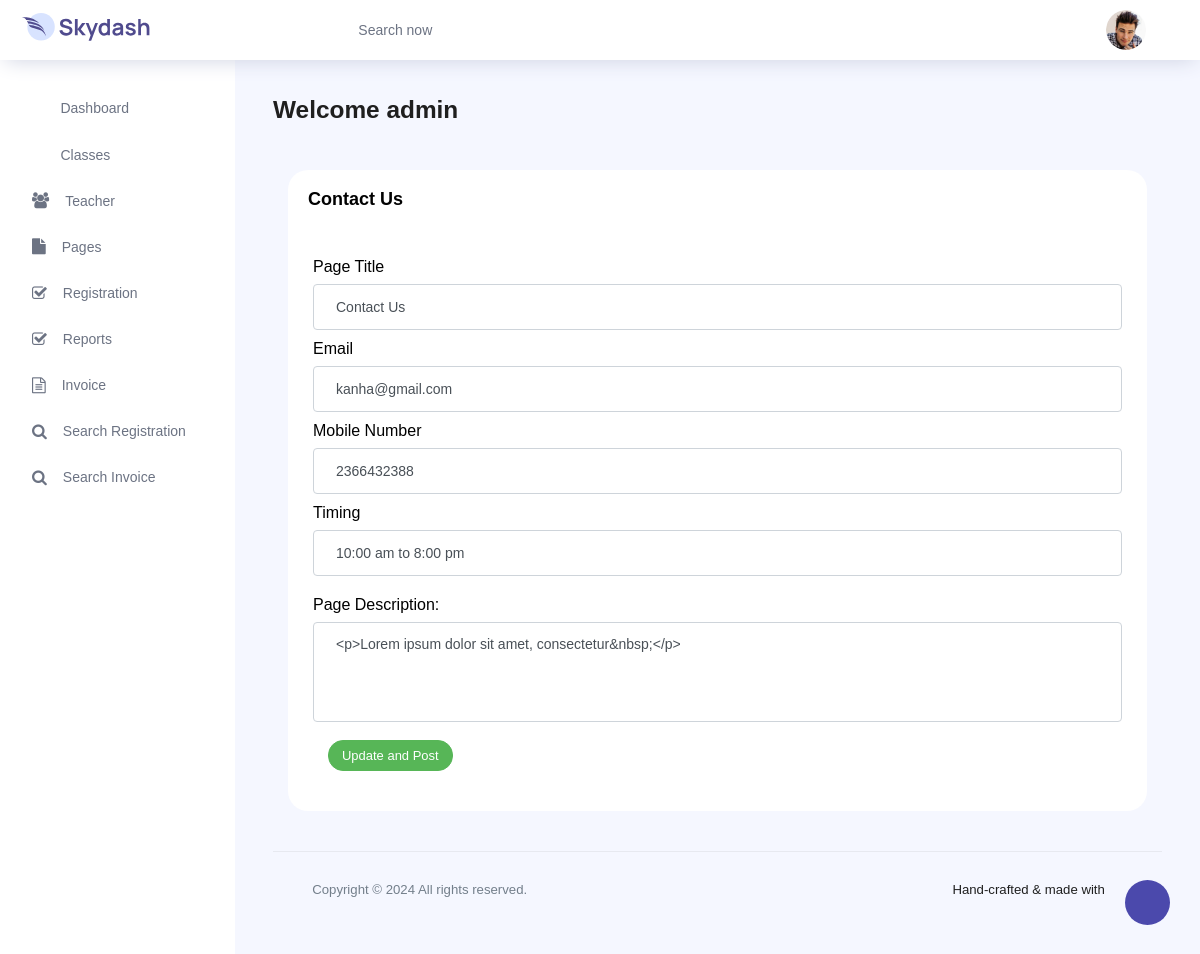
The page /contact/ (signed in) on the database its author committed.
### danceapp/models.py (models this page shows, shortened)
class Contact(models.Model):
    pagetitle = models.CharField(max_length=100, null=True, blank=True)
    email = models.CharField(max_length=100, null=True, blank=True)
    mobile = models.CharField(max_length=100, null=True, blank=True)
    timing = models.CharField(max_length=100, null=True, blank=True)
    description = models.CharField(max_length=100, null=True, blank=True)

### danceapp/views.py (the view, shortened to what this page needs)
# urls.py: path('contact/', contact, name="contact"),
@login_required(login_url='/admin_login/')
def contact(request):
    data = Contact.objects.get(id=1)
    return render(request, "contact.html", locals())

### danceapp/templates/contact.html (shortened to what this page needs)
{% extends 'admin_index.html' %}
{% load static %}
{% block body %}
<div class="col-12 grid-margin stretch-card">
              <div class="card">
                <div class="card-body">
                    <h4 class="card-title">Contact Us</h4>
   <form action="" method="post">
      <div class="row contact-rooo no-margin">
        <div class="container">
           <div class="row">
            <div style="padding:20px" class="col-sm-12">
                <div class="row">
                    <div style="padding-top:10px;color:black" class="col-sm-3"><label>Page Title</label></div>
                    <div class="col-sm-12"><input type="text" name="pagetitle" value="{{data.pagetitle}}" class="form-control input-sm" ></div>
                </div>
                <div class="row">
                    <div style="padding-top:10px;color:black" class="col-sm-3"><label>Email</label></div>
                    <div class="col-sm-12"><input type="email" name="email" value="{{data.email}}" class="form-control input-sm" ></div>
                </div>
                <div class="row">
                    <div style="padding-top:10px;color:black" class="col-sm-3"><label>Mobile Number</label></div>
                    <div class="col-sm-12"><input type="number" name="mobile" value="{{data.mobile}}" class="form-control input-sm" ></div>
                </div>
                <div class="row">
                    <div style="padding-top:10px;color:black" class="col-sm-3"><label>Timing</label></div>
                    <div class="col-sm-12"><input type="text" name="timing" value="{{data.timing}}" class="form-control input-sm" ></div>
                </div>
                 <div style="margin-top:10px;" class="row">
                    <div style="padding-top:10px;color:black" class="col-sm-12"><label>Page Description:</label></div>
                    <div class="col-sm-12">
                      <textarea rows="5" class="form-control select2bs4 editor" name="description" style="width: 100%;">{{data.description}}</textarea>
                    </div>
                </div><br>
                 <div class="col-sm-8">
                     <button class="btn btn-success btn-sm">Update and Post</button>
                    </div>
                </div>
            </div>
         </div>
            </div>
   </form>
        </div>
      </div>
               </div>
{% endblock %}

### danceapp/templates/admin_index.html (shortened to what this page needs)
<!DOCTYPE html>
{% load static %}
<html lang="en">
<head>
  <link rel="stylesheet" href="{% static 'vendors/feather/feather.css' %}">
  <link rel="stylesheet" href="{% static 'vendors/ti-icons/css/themify-icons.css' %}">
  <link rel="stylesheet" href="{% static 'vendors/css/vendor.bundle.base.css' %}">
  <link rel="stylesheet" href="{% static 'vendors/datatables.net-bs4/dataTables.bootstrap4.css' %}">
  <link rel="stylesheet" href="{% static 'vendors/ti-icons/css/themify-icons.css' %}">
  <link rel="stylesheet" type="text/css" href="{% static 'js/select.dataTables.min.css' %}">
  <link rel="stylesheet" href="{% static 'css/vertical-layout-light/style.css' %}">
<link rel="stylesheet" href="https://cdnjs.cloudflare.com/ajax/libs/font-awesome/4.7.0/css/font-awesome.min.css">
</head>
<body>
  <div class="container-scroller">
    <nav class="navbar col-lg-12 col-12 p-0 fixed-top d-flex flex-row">
      <div class="text-center navbar-brand-wrapper d-flex align-items-center justify-content-center">
        <a class="navbar-brand brand-logo mr-5" href="index.html"><img src="{% static 'images/logo.svg' %}" class="mr-2" alt="logo"/></a>
      </div>
      <div class="navbar-menu-wrapper d-flex align-items-center justify-content-end">
        <button class="navbar-toggler navbar-toggler align-self-center" type="button" data-toggle="minimize">
          <span class="icon-menu"></span>
        </button>
        <ul class="navbar-nav mr-lg-2">
          <li class="nav-item nav-search d-none d-lg-block">
            <div class="input-group">
              <div class="input-group-prepend hover-cursor" id="navbar-search-icon">
                <span class="input-group-text" id="search">
                  <i class="icon-search"></i>
                </span>
              </div>
              <input type="text" class="form-control" id="navbar-search-input" placeholder="Search now" aria-label="search" aria-describedby="search">
            </div>
          </li>
        </ul>
        <ul class="navbar-nav navbar-nav-right">
          <li class="nav-item dropdown">
            <a class="nav-link count-indicator dropdown-toggle" id="notificationDropdown" href="#" data-toggle="dropdown">
              <i style="color:blue" class="icon-bell mx-0"></i>
            </a>
          </li>
          <li class="nav-item nav-profile dropdown">
            <a class="nav-link dropdown-toggle" href="#" data-toggle="dropdown" id="profileDropdown">
              <img src="{% static 'images/faces/face28.jpg' %}" alt="profile"/>
            </a>
          </li>
        </ul>
      </div>
    </nav>
    <div class="container-fluid page-body-wrapper">
      <div class="theme-setting-wrapper">
        <div id="settings-trigger"><i class="ti-settings"></i></div>
      </div>
      <nav class="sidebar sidebar-offcanvas" id="sidebar">
        <ul class="nav">
          <li class="nav-item">
            <a class="nav-link" href="/dashboard/">
              <i class="icon-grid menu-icon"></i>
              <span class="menu-title">Dashboard</span>
            </a>
          </li>
          <li class="nav-item">
            <a class="nav-link" data-toggle="collapse" href="#ui-basic" aria-expanded="false" aria-controls="ui-basic">
              <i class="icon-layout menu-icon"></i>
              <span class="menu-title">Classes</span>
              <i class="menu-arrow"></i>
            </a>
          </li>
          <li class="nav-item">
            <a class="nav-link" data-toggle="collapse" href="#form-elements" aria-expanded="false" aria-controls="form-elements">
              <i class="fa fa-group menu-icon" style="font-size:16px"></i>
              <span class="menu-title">Teacher</span>
              <i class="menu-arrow"></i>
            </a>
          </li>
          <li class="nav-item">
            <a class="nav-link" data-toggle="collapse" href="#charts" aria-expanded="false" aria-controls="charts">
              <i class="fa fa-file menu-icon" aria-hidden="true"></i>
              <span class="menu-title">Pages</span>
              <i class="menu-arrow"></i>
            </a>
          </li>
          <li class="nav-item">
            <a class="nav-link" data-toggle="collapse" href="#tables" aria-expanded="false" aria-controls="tables">
              <i class="fa fa-check-square-o menu-icon" aria-hidden="true"></i>
              <span class="menu-title">Registration</span>
              <i class="menu-arrow"></i>
            </a>
          </li>
          <li class="nav-item">
            <a class="nav-link" data-toggle="collapse" href="#icons" aria-expanded="false" aria-controls="icons">
              <i class="fa fa-check-square-o menu-icon" aria-hidden="true"></i>
              <span class="menu-title">Reports</span>
              <i class="menu-arrow"></i>
            </a>
          </li>
          <li class="nav-item">
            <a class="nav-link" href="/invoice/">
              <i class="fa fa-file-text-o menu-icon" aria-hidden="true"></i>
              <span class="menu-title">Invoice</span>
            </a>
          </li>
          <li class="nav-item">
            <a class="nav-link" href="/search_registration/">
              <i class="fa fa-search menu-icon" aria-hidden="true"></i>
              <span class="menu-title">Search Registration</span>
            </a>
          </li>
          <li class="nav-item">
            <a class="nav-link" href="/search_invoice/">
              <i class="fa fa-search menu-icon" aria-hidden="true"></i>
              <span class="menu-title">Search Invoice</span>
            </a>
          </li>
        </ul>
      </nav>
      <div class="main-panel">
        <div class="content-wrapper">
          <div class="row">
            <div class="col-md-12 grid-margin">
              <div class="row">
                <div class="col-12 col-xl-8 mb-4 mb-xl-0">
                  <h3 class="font-weight-bold">Welcome {{request.user.username}}</h3>
                </div>
                <div class="col-12 col-xl-4">
                </div>
              </div>
            </div>
          </div>
        {% block body %}
        {% endblock %}
        <footer class="footer">
          <div class="d-sm-flex justify-content-center justify-content-sm-between">
            <span class="text-muted text-center text-sm-left d-block d-sm-inline-block">Copyright © <script>document.write(new Date().getFullYear())</script> All rights reserved.</span>
            <span class="float-none float-sm-right d-block mt-1 mt-sm-0 text-center">Hand-crafted & made with <i class="ti-heart text-danger ml-1"></i></span>
          </div>
        </footer>
      </div>
    </div>
  </div>
  </div>
</body>
</html>

### rows shown on the page
Contact: pagetitle "Contact Us", email "kanha@gmail.com", mobile "2366432388", timing "10:00 am to 8:00 pm", description "<p>Lorem ipsum dolor sit amet, consectetur&nbsp;</p>"

### other values the page prints
{{ request.user.username }} "admin"
